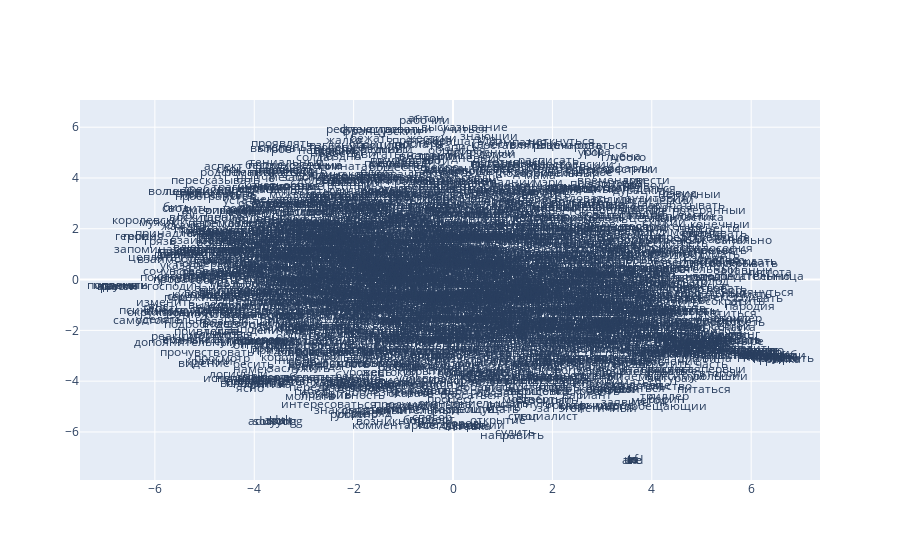

Write notebook code for a chart like this one.
### Code cell
from sklearn.decomposition import IncrementalPCA    # inital reduction
from sklearn.manifold import TSNE                   # final reduction
import numpy as np                                  # array handling


def reduce_dimensions(model):
    num_dimensions = 2  # final num dimensions (2D, 3D, etc)

    # extract the words & their vectors, as numpy arrays
    vectors = np.asarray(model.wv.vectors)
    labels = np.asarray(model.wv.index_to_key)  # fixed-width numpy strings

    # reduce using t-SNE
    tsne = TSNE(n_components=num_dimensions, random_state=0)
    vectors = tsne.fit_transform(vectors)

    x_vals = [v[0] for v in vectors]
    y_vals = [v[1] for v in vectors]
    return x_vals, y_vals, labels


x_vals, y_vals, labels = reduce_dimensions(m)

def plot_with_plotly(x_vals, y_vals, labels, plot_in_notebook=True):
    from plotly.offline import init_notebook_mode, iplot, plot
    import plotly.graph_objs as go

    trace = go.Scatter(x=x_vals, y=y_vals, mode='text', text=labels)
    data = [trace]

    if plot_in_notebook:
        init_notebook_mode(connected=True)
        iplot(data, filename='word-embedding-plot')
    else:
        plot(data, filename='word-embedding-plot.html')


def plot_with_matplotlib(x_vals, y_vals, labels):
    import matplotlib.pyplot as plt
    import random

    random.seed(0)

    plt.figure(figsize=(5, 7))
    plt.scatter(x_vals, y_vals)

    #
    # Label randomly subsampled 25 data points
    #
    indices = list(range(len(labels)))
    selected_indices = random.sample(indices, 25)
    for i in selected_indices:
        plt.annotate(labels[i], (x_vals[i], y_vals[i]))

try:
    get_ipython()
except Exception:
    plot_function = plot_with_matplotlib
else:
    plot_function = plot_with_plotly

plot_function(x_vals, y_vals, labels)

### Figure 1 — Plotly figure (JSON) as saved in the notebook; plotly's stock layout.template omitted (floating-point values rounded to 4 significant figures; data arrays with more than 128 entries replaced by an {"elided": "..."} marker saying what was removed)
{"data": [{"mode": "text", "text": {"elided": "2305 str values"}, "type": "scatter", "x": {"elided": "2305 float values"}, "y": {"elided": "2305 float values"}}], "layout": {}}
